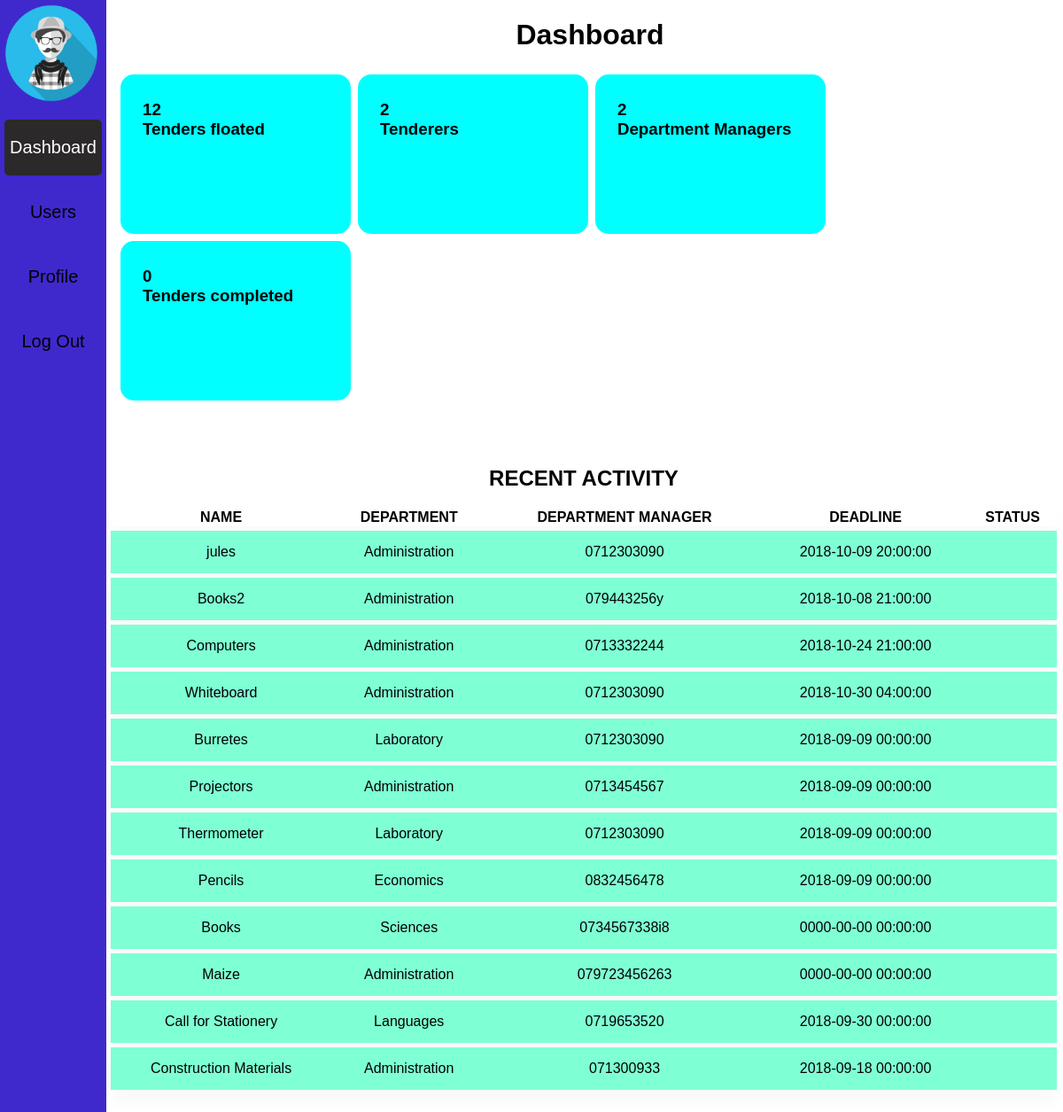
The page /Admin/admin.php on the database as committed earlier.
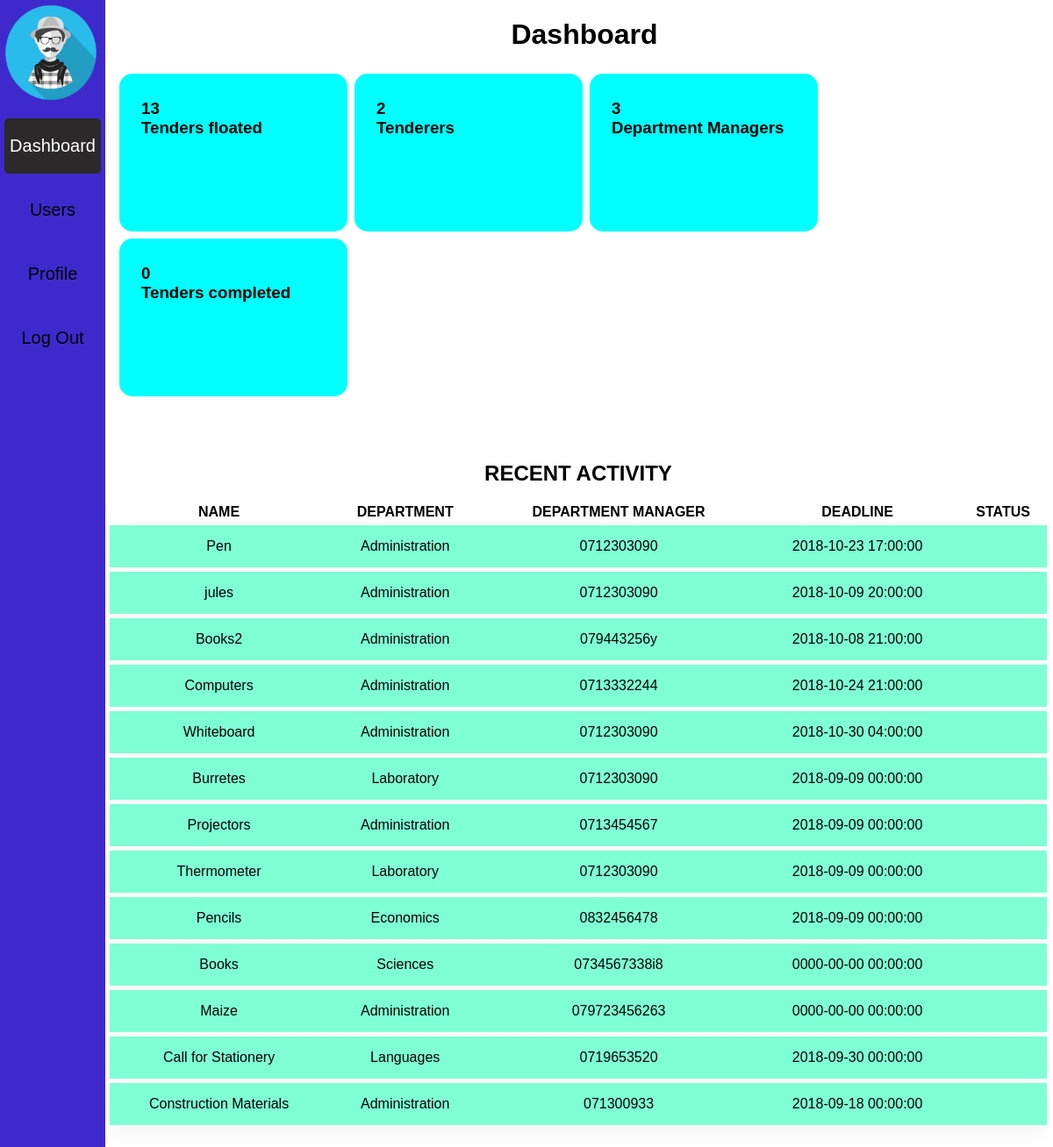
The same page on the database as committed later.
### tables this page shows
CREATE TABLE `tenders` (
  `TenderID` int(254) NOT NULL,
  `Name` varchar(254) NOT NULL,
  `Department` varchar(254) NOT NULL,
  `Requirements` varchar(254) NOT NULL,
  `Enquiries` varchar(254) NOT NULL,
  `Deaddate` datetime NOT NULL,
  `Status` varchar(255) NOT NULL
);

### Admin/admin.php (the view, shortened to what this page needs)
<?php
include("../config.php");
$float = "SELECT * FROM tenders";
$resultf = mysqli_query($conn,$float);
$countf = mysqli_num_rows($resultf);
$tenderer = "SELECT * FROM tenderers";
$resultt = mysqli_query($conn,$tenderer);
$countt = mysqli_num_rows($resultt);
$dept = "SELECT * FROM heads";
$resultd = mysqli_query($conn,$dept);
$countd = mysqli_num_rows($resultd);
$done = "SELECT * FROM tenders WHERE status = 'Complete'";
$resultdn = mysqli_query($conn,$done);
$countdn = mysqli_num_rows($resultdn);
$query = "SELECT * FROM tenders ORDER BY TenderID DESC";
$result = mysqli_query($conn,$query);
$count = mysqli_num_rows($result);
?>
<html>
<head>
  <link href="../assets/css/admin.css" rel="stylesheet">
</head>
<body>
   <ul class="navbar">
   <li class="img"><img src="../assets/images/user.png"></li>
    <li><a class="active">Dashboard</a></li>
    <li><a href="users.php">Users</a></li>
    <li><a href="profile.php">Profile</a></li>
    <li><a href="../logout.php">Log Out</a></li>
   </ul>
  <div class="stats">
  <h1><B>Dashboard</B></h1>
  <section><h3><?php echo $countf?><br>Tenders floated</h3></section>
  <section><h3><?php echo $countt?><br>Tenderers</h3></section>
  <section><h3><?php echo $countd?><br>Department Managers</h3></section>
  <section><h3><?php echo $countdn?><br>Tenders completed</h3></section>
  </div>
  <div class="load-data">
  <h2>RECENT ACTIVITY</h2>
    <table>
      <thead>
        <tr>
          <th>NAME</th>
          <th>DEPARTMENT</th>
          <th>DEPARTMENT MANAGER</th>
          <th>DEADLINE</th>
          <th>STATUS</th>
        <tr>
       	<tr class="spacer"></tr>
      </thead>
      <tbody>
        <div class="tenderdata">
      <?php
      if($count >= 1){
        while ($row=mysqli_fetch_row($result)){
          ?>
      	<tr>
      		<td><?php echo $row[1]?></td>
      		<td><?php echo $row[2]?></td>
      		<td><?php echo $row[4]?></td>
      		<td><?php echo substr($row[5],0,19)?></td>
      		<td><?php echo $row[6]?></td>
      	</tr>
      	<tr class="spacer"></tr>
      <?php
      }
    }else{?>
      <td colspan='5'>No Recent Activity to Display</td>
    <?php }?>
      </div>
		</tbody>
    </table>
  </div>
</body>
</html>

### assets/css/admin.css (style rules this page uses)
body { margin: 0px; font-family: "Poppins", sans-serif; }
h1,h2 { text-align: center; }
.navbar { position: fixed; float: left; margin-top: 0px; padding: 0px; height: 100%; background-color:#3F29CC; width: 10%; list-style-type: none; }
.navbar li { margin: 0px; padding: 5px; }
.navbar .img { height: 120px; }
.img img { height: 110px; width: 95%; }
.navbar a { color: black; width: 100%; display: block; text-align: center; padding: 20px 0px; font-size: 20px; border-radius: 5px; text-decoration: none; }
.navbar li .active { background-color:#2B2929; color: white; }
.stats { float: right; width: 89%; padding-bottom: 30px; }
section { border-radius: 15px; margin: 4px; width: 22%; height: 20%; background-color: aqua; padding: 10 0 10 25px; float: left; }
.load-data { padding: 20px 7px; background-color: white; float: right; width: 89%; }
.tenderdata { width: 90%; }
table { width: 100%; border-collapse: collapse; overflow: visible; }
tbody { background: #fff; }
tr { box-shadow: 0px 10px 20px 0px rgba(0, 0, 0, 0.03); }
.spacer { height: 5px; background: transparent; }
td { text-align: center; background-color: aquamarine; padding: 15px 0px; }

Rows that differ between the two databases and show on the page:
added tenders: Name "Pen", Department "Administration", Enquiries "0712303090", Deaddate "2018-10-23 17:00:00"
Other text that changed with them:
$countf: "12" → "13"
$countd: "2" → "3"
